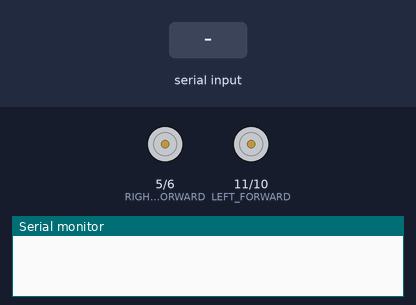
A sketch run on a simulated Arduino Uno, built with avr-gcc and run on an emulated ATmega328P. Shown: motor-driver pin pairs drawn as motors (green arrow = first pin HIGH = forward, orange = second pin HIGH = backward, longer = more drive), the last lines printed to the serial monitor. The test bench sets the inputs (shaded band).

Above: at 1.2 s.
1.3 s: "a" received over the second serial link
At 3.2 s:
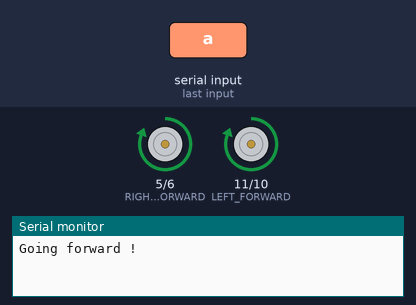
4.3 s: "b" received over the second serial link
At 6.2 s:
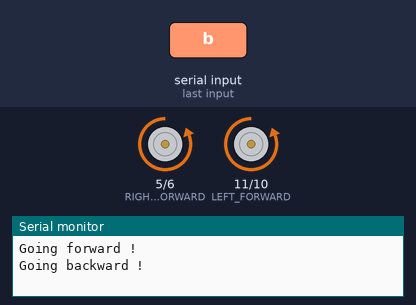
7.3 s: "c" received over the second serial link
At 8.2 s:
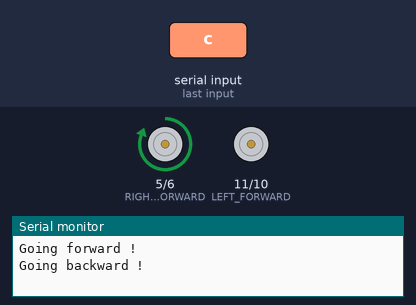
9.8 s: "d" received over the second serial link
At 10.7 s:
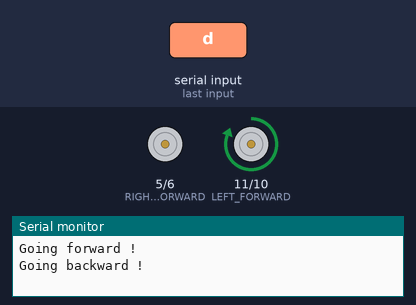
Timing chart, 0 to 12.8 s (numbered marks = the images above; inputs shaded):
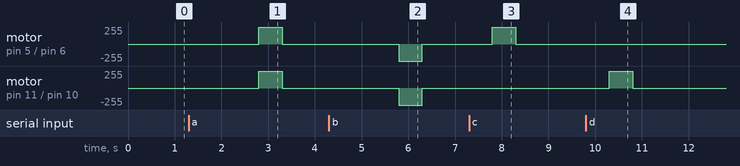

The sketch:

arduino_car.ino
```cpp
#include <SoftwareSerial.h>

SoftwareSerial bt(3, 2); // RX, TX

const int LEFT_FORWARD = 11;
const int LEFT_BACKWARD = 10;
const int RIGHT_BACKWARD = 6;
const int RIGHT_FORWARD = 5;


void setup() {

  Serial.begin(19200);
  bt.begin(9600);

  pinMode(LEFT_FORWARD, OUTPUT);
  pinMode(LEFT_BACKWARD, OUTPUT);
  pinMode(RIGHT_FORWARD, OUTPUT);
  pinMode(RIGHT_BACKWARD, OUTPUT);

}

String data = "";

void loop() {

  while(bt.available()){
    char a = bt.read();
    Serial.println("Read: " + a);
    runCommand(a);
  }

}

void runCommand(char command) {
  Serial.println("Command: " + command);
  if (command == 'a') {
    moveForward();
  } else if (command == 'b') {
    moveBackwards();
  } else if (command == 'c') {
    turnLeft();
  } else if (command == 'd') {
    turnRight();
  }
}

void turnLeft() {
  delay(500);
  analogWrite(LEFT_FORWARD, 0);
  analogWrite(RIGHT_FORWARD, 255);
  delay(500);
  stopMovement();
  delay(500);
}

void turnRight() {
  delay(500);
  analogWrite(LEFT_FORWARD, 255);
  analogWrite(RIGHT_FORWARD, 0);
  delay(500);
  stopMovement();
  delay(500);
}

void moveForward() {
  delay(1000);
  Serial.println("Going forward !");
  stopMovement();
  delay(500);
  analogWrite(LEFT_FORWARD, 255);
  analogWrite(RIGHT_FORWARD, 255);
  delay(500);
  stopMovement();
  delay(500);
}

void moveBackwards() {
  delay(1000);
  Serial.println("Going backward !");
  stopMovement();
  delay(500);
  analogWrite(LEFT_BACKWARD, 255);
  analogWrite(RIGHT_BACKWARD, 255);
  delay(500);
  stopMovement();
  delay(500);
}

void stopMovement() {
  analogWrite(LEFT_FORWARD, 0);
  analogWrite(RIGHT_FORWARD, 0);
  analogWrite(LEFT_BACKWARD, 0);
  analogWrite(RIGHT_BACKWARD, 0);
}
```

Measured:
- after the input at 1.3 s, motor on pin 5 (RIGHT_FORWARD) / pin 6 (RIGHT_BACKWARD), motor on pin 11 (LEFT_FORWARD) / pin 10 (LEFT_BACKWARD): stopped → forward 255/255 after 1.5 s, → stopped 0.50 s later
- after the input at 4.3 s, motor on pin 5 (RIGHT_FORWARD) / pin 6 (RIGHT_BACKWARD), motor on pin 11 (LEFT_FORWARD) / pin 10 (LEFT_BACKWARD): stopped → backward 255/255 after 1.5 s, → stopped 0.50 s later
- after the input at 7.3 s, motor on pin 5 (RIGHT_FORWARD) / pin 6 (RIGHT_BACKWARD): stopped → forward 255/255 after 0.50 s, → stopped 0.50 s later
- after the input at 9.8 s, motor on pin 11 (LEFT_FORWARD) / pin 10 (LEFT_BACKWARD): stopped → forward 255/255 after 0.50 s, → stopped 0.50 s later
